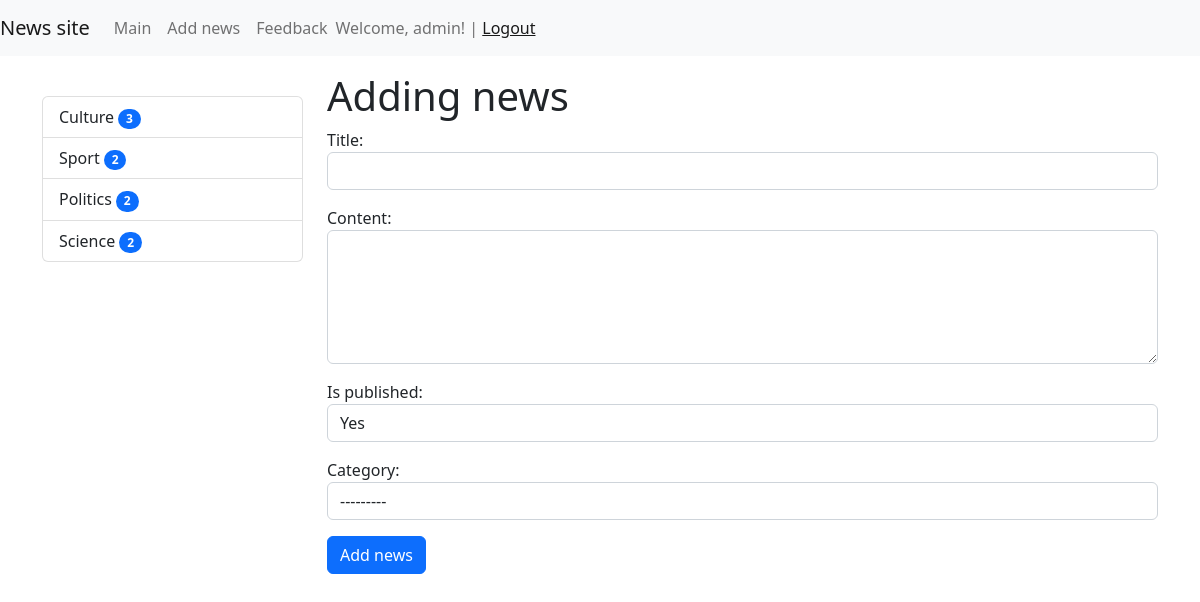
The page /news/add-news (signed in) on the database its author committed.
### news/models.py (models this page shows)
class Category(models.Model):
    title = models.CharField(max_length=150, db_index=True, verbose_name='Topic')
    def get_absolute_url(self):
        return reverse('category', kwargs={"category_id": self.pk})
    def __str__(self):
        return self.title
    class Meta:
        verbose_name = "Topic"
        verbose_name_plural = "Topics"
        ordering = ['title']

### news/views.py (the view)
# urls.py: path('news/add-news', CreateNews.as_view(), name='add_news'),
class CreateNews(LoginRequiredMixin, CreateView):
    form_class = NewsForm
    template_name = 'news/add_news.html'
    login_url = '/admin/'

### news/forms.py (shortened to what this page needs)
class NewsForm(forms.ModelForm):
    class Meta:
        model = News
        fields = ['title', 'content', 'is_published', 'category']
        widgets = {
            'title': forms.TextInput(attrs={"class": "form-control"}),
            'content': forms.Textarea(attrs={
                                  "class": "form-control",
                                  "rows": 5
                              }),
            'is_published': forms.NullBooleanSelect(attrs={"class": "form-control"}),
            'category': forms.Select(attrs={"class": "form-control"}),
        }

### news/templatetags/news_tags.py (called while the page is built)
@register.inclusion_tag('news/list_categories.html')
def show_categories():
    categories = Category.objects.annotate(cnt=Count('get_news', filter=F('get_news__is_published')))
    return {"categories": categories}

### news/templates/news/add_news.html (shortened to what this page needs)
 {% extends 'base.html' %}
{% block sidebar %}
    {% include 'inc/_sidebar.html' %}
{% endblock %}
{% block content %}
<h1>Adding news</h1>
<form action="{% url 'add_news' %}" method="post">
    {{ form.as_p }}
    <button type="submit" class="btn btn-block btn-primary">Add news</button>
</form>
{% endblock %}

### templates/inc/_nav.html (shortened to what this page needs)
<nav class="navbar navbar-expand-lg navbar-light bg-light">
    <a class="navbar-brand" href="{% url 'home' %}">News site</a>
    <div class="collapse navbar-collapse" id="navbarSupportedContent">
        <ul class="navbar-nav mr-auto">
            <li class="nav-item"><a class="nav-link" href="{% url 'home' %}">Main</a></li>
            {% if request.user.is_authenticated %}
            <li class="nav-item"><a class="nav-link" href="{% url 'add_news' %}">Add news</a></li>
            {% endif %}
            <li class="nav-item"><a class="nav-link" href="{% url 'contact' %}">Feedback</a></li>
        </ul>
        <span class="navbar-text">
            {% if request.user.is_authenticated %}
                Welcome, {{ user.username }}! | <a href="{% url 'logout' %}">Logout</a>
            {% else %}
                <a href="{% url 'register' %}">Register</a> | <a href="{% url 'login' %}">Login</a>
            {% endif %}
        </span>
    </div>
</nav>

### news/templates/news/list_categories.html
 <div class="list-group">
    {% for item in categories %}
     <a href="{{ item.get_absolute_url }}" class="list-group-item list-group-item-action">
         {{ item.title }}
         <span class="badge bg-primary rounded-pill">{{ item.cnt }}</span>
     </a>
    {% endfor %}
</div>

### rows shown on the page
Category: title "Culture", cnt "3"
Category: title "Sport", cnt "2"
Category: title "Politics", cnt "2"
Category: title "Science", cnt "2"

### other values the page prints
{{ user.username }} "admin"
